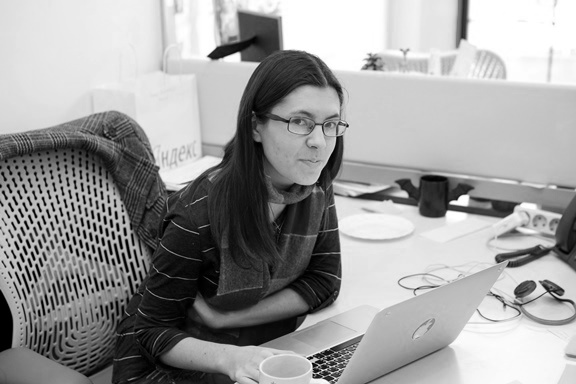
#> input picture Sonya_small.jpg, 576 x 384 px
$ jupyter execute --allow-errors 'HSE lab (SVD).ipynb'   (shell and % lines are left out)   (older library calls are emulated)
#> lines starting #> are read from the running program, lines starting #| are printed output that depends on the picture
# Лабораторная работа 3

## Сингулярное разложение и его приложения

Напомним, что сингулярным разложением (SVD, Singular value decomposition) матрицы $A$ размера $m\times n$ называется представление

$$A = U\Sigma V^T,$$

где $U$ --- ортогональная матрица размера $m\times m$, $V$ --- ортогональная матрица размера $n\times n$, $\Sigma = \mathrm{diag}(\sigma_1,\sigma_2,\sigma_3,\ldots)$ --- диагональная матрица размера $m\times n$, в которой $\sigma_1^2\geqslant\sigma_2\geqslant\ldots\geqslant0$.

На самом деле, требование, чтобы матрицы $U$ и $V$ были квадратными, избыточно. *Усечённым сингулярным разложением* мы будем называть разложение

$$A = U\Sigma V^T,$$

где $U$ --- ортогональная матрица размера $m\times k$, $V$ --- ортогональная матрица размера $k\times n$, $\Sigma$ --- диагональная матрица размера $k\times k$, причём $k = \min(m,n)$. Далее мы будем работать исключительно с усечённым разложением.

### Сжатие данных с помощью SVD = построение низкорангового приближения

Введём *норму Фробениуса* матрицы как

$$||A||_{frob} = \sqrt{\mathrm{tr}{A^TA}} = \sqrt{\sum\limits_{i,j}a^2_{i,j}}$$

Иными словами, это обычное евклидово расстояние на пространстве, которое получается, если все матрицы вытянуть в длинные векторы.

Зададимся вопросом: как найти матрицу $A_{(r)}$ ранга $r$, наименее отличающуюся от $A$ по норме Фробениуса (то есть для которой норма разности $||A - A_{(r)}||_{frob}$ минимальна). Оказывается, это можно сделать с помощью сингулярного разложения:

**Теорема.** Пусть $\Sigma_{(r)}$ - это матрица, полученная из $\Sigma$ заменой диагональных элементов $\sigma_{ii}$ ($i > r$) нулями, тогда $A_{(r)} = U\Sigma_{(r)}V^T$.

Это можно переписать и в более экономичном виде. Если

$$A = \underbrace{
\begin{pmatrix}
u_{11} & \ldots & u_{1k}\\
\vdots & & \vdots\\
u_{m1} & \ldots & u_{mk}
\end{pmatrix}}_{=U}\cdot\underbrace{{
\begin{pmatrix}
\sigma_{11} & &\\
 & \sigma_{22} & \\
 & & \ddots
\end{pmatrix}}
}_{=\Sigma}\cdot \underbrace{
\begin{pmatrix}
v_{11} & \ldots & v_{n1}\\
\vdots & & \vdots\\
v_{1k} & \ldots & v_{nk}
\end{pmatrix}}_{=V^T}$$

то

$$A_{(r)} = \underbrace{
\begin{pmatrix}
u_{11} & \ldots & u_{1r}\\
\vdots & & \vdots\\
u_{m1} & \ldots & u_{mr}
\end{pmatrix}}_{=U_r}\cdot\underbrace{{
\begin{pmatrix}
\sigma_{11} & &\\
 & \ddots & \\
 & & \sigma_{rr}
\end{pmatrix}}
}_{=\Sigma_r}\cdot \underbrace{
\begin{pmatrix}
v_{11} & \ldots & v_{n1}\\
\vdots & & \vdots\\
v_{1r} & \ldots & v_{nr}
\end{pmatrix}}_{=V^T_r}$$

При этом

$$||A - A_{r}||_{frob} = \sqrt{\sum\limits_{i\geqslant r+1} \sigma_{ii}^2}$$

Если сингулярные значения матрицы падают достаточно быстро (а в реальных задачах часто бывает именно так), то норма разности будет малой при сравнительно небольшом значении $r$.

На хранение исходной матрицы нам требовалось $m\times n$ памяти. Теперь же, если мы будем хранить отдельно $U_r$, $V_r$ и диагональные элементы $\Sigma_r$, затраты памяти составят $mr + nr + r = r(m + n + 1)$.

**Разложение на компоненты ранга 1**

Обозначим через $u_1,\ldots, u_k$ столбцы матрицы $U$, а через $v_1, \ldots, v_k$ столбцы матрицы $V$. Тогда имеет место равенство

$$A = u_1\sigma_{11}v_1^T + u_2\sigma_{22}v_2^T + u_3\sigma_{33}v_3^T + \ldots$$

Матрицу $u_k\sigma_{kk}v_k^T = \sigma_{kk}u_kv_k^T$ мы будем называть $k$-й компонентой ранга 1 матрицы $A$. Отметим, что слагаемые в этой сумме ортогональны относительно скалярного произведения $(X, Y) = \mathrm{tr}(X^TY)$ (порождающего норму Фробениуса).

Как нетрудно заметить,

$$A_{r} = \sigma_{11}u_1v_1^T + \sigma_{22}u_2v_2^T + \ldots + \sigma_{rr}u_rv_r^T$$

**Технические детали (SVD в Питоне)**

Есть несколько способов сделать в Питоне сингулярное разложение; мы пока предлагаем вам использовать

`import scipy.linalg.as sla`

`U, S, Vt = sla.svd(X, full_matrices=False)`

Обращаем ваше внимание на то, что `U, S, Vt` - это соответственно матрицы $U$, $\Sigma$ и $V^T$ (не забывайте про это $^T$). Параметр `full_matrices` отвечает за то, будет ли сингулярное разложение полным или усечённым.

### Задание 1. Сжатие данных с помощью SVD

Загрузите выложенную на странице курса фотографию.

[cell 1]
from PIL import Image
import scipy as sp
import numpy as np
from scipy import misc

img = sp.misc.imread(r'Sonya_small.jpg', mode='L') # это матрица из интенсивностей серого цвета; её уже можно подвергать SVD

Нарисуйте картинку:

[cell 2]
import pylab as plt

imgplot = plt.imshow(img, cmap='gray')

Постройте сингулярное разложение этой матрицы.

[cell 3]
from numpy.linalg import svd

U, S, VT = svd(img, full_matrices=True)
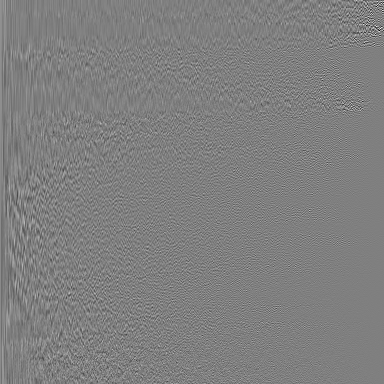
#> U: shape (384, 384) float64; min -0.517, max 0.515, mean 7.9e-05; drawn with min black and max white
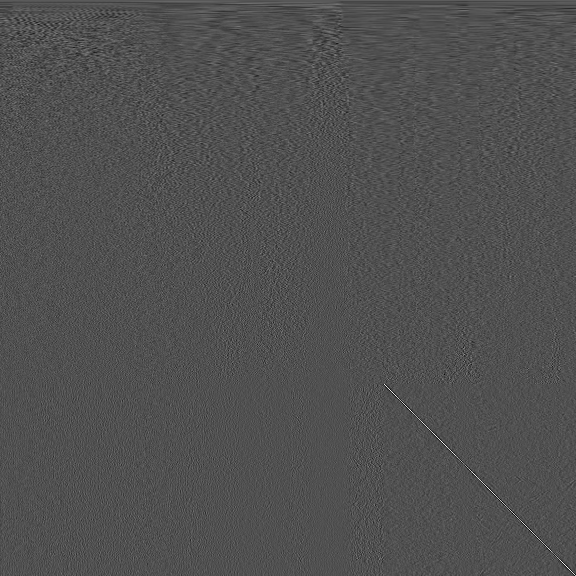
#> VT: shape (576, 576) float64; min -0.327, max 0.706, mean 9.2e-05; drawn with min black and max white
#> S = 384 values, max 77868.7 at index 0, min 2.14 at index 383, mean 717.7

Нарисуйте график диагональных элементов матрицы $\Sigma$:

[cell 4]
sigma = S
#> sigma has the same summary as S
plt.plot(sigma)
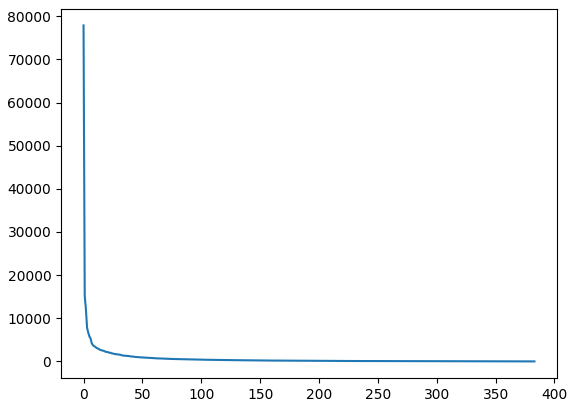
#> figure drawn by matplotlib, 1 panel; curve peaks at x = 0, y = 77868.7

Кажется, что они убывают достаточно быстро и есть надежда, что первые несколько компонент дадут картинку, близкую к исходной.

Визуализуйте первую компоненту ранга 1. Ожидали ли вы увидеть именно это? Почему?

Визуализуйте суммы компонент ранга 1 с первой по двадцатую, с первой по пятидесятую, с двадцатой по сотую, с двадцатой по последнюю. Сделайте выводы.

**Важно:** пожалуйста, сделайте это с помощью только матричных операций, без циклов, функций `map` и `reduce`, а также специальных функций, находящих суммы компонент.

[cell 5]
# Визуализация 1й компоненты
k0 = (S[0] * U[:, 0]).reshape(U.shape[0],1).dot(VT[0,:].reshape(1, VT.shape[1]))
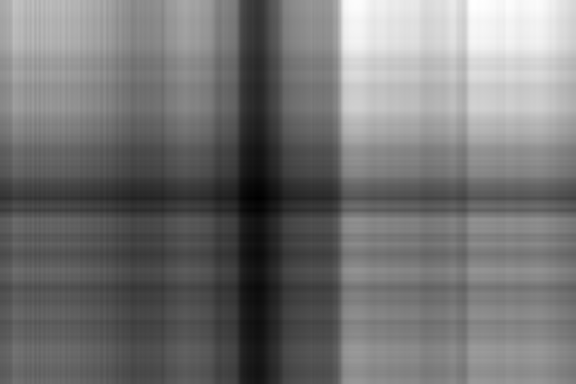
#> k0: shape (384, 576) float64; min 39.26, max 297, mean 157.4; drawn with min black and max white
plt.imshow(k0, cmap='gray')

Понятное дело ничего четкого я не ожидал увидеть, так как по графику видно, что первые 50 элементов диагонали достаточно больние, поэтому взяв только первую ничего классного мы не добьемся.

[cell 6]
# Визуаизация с 1й по 20ю

k19 = (S[:20] * U[:, :20]).dot(VT[:20,:])
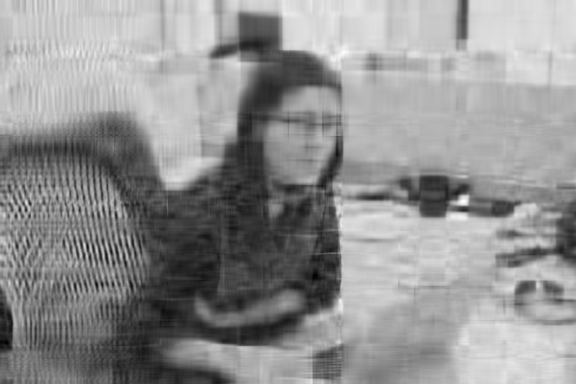
#> k19: shape (384, 576) float64; min -42.75, max 304.4, mean 156.5; drawn with min black and max white
plt.imshow(k19, cmap='gray')

[cell 7]
# Визуаизация с 1й по 50ю

k49 = (S[:50] * U[:, :50]).dot(VT[:50,:])
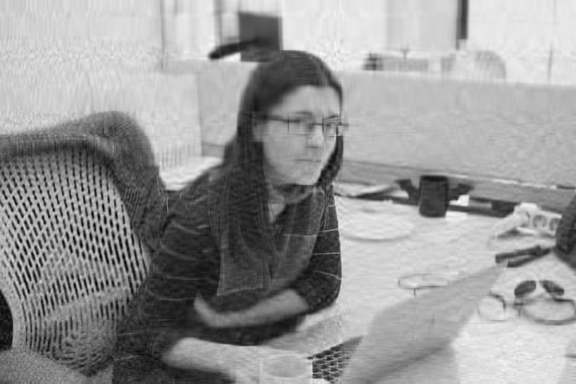
#> k49: shape (384, 576) float64; min -32.67, max 284.9, mean 156.5; drawn with min black and max white
plt.imshow(k49, cmap='gray')

[cell 8]
# Визуаизация с 20й по 100ю

k20100 = (S[19:100] * U[:, 19:100]).dot(VT[19:100,:])
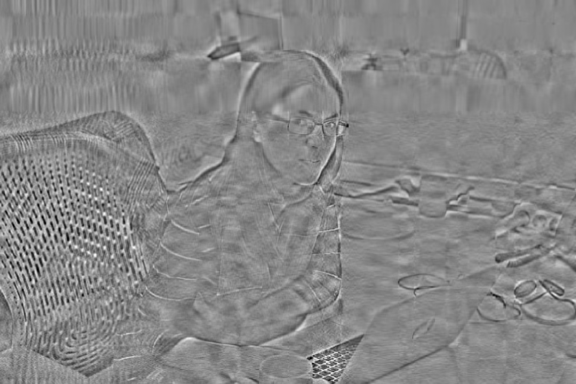
#> k20100: shape (384, 576) float64; min -157.4, max 139.1, mean 0; drawn with min black and max white
plt.imshow(k20100, cmap='gray')

[cell 9]
# Визуаизация с 20й по 100ю
r = min(U.shape[0],VT.shape[0])
k20inf = (S[19:r] * U[:, 19:r]).dot(VT[19:r,:])
plt.imshow(k20inf, cmap='gray')

Как вам кажется, сколько первых главных компонент нужно взять для достаточно хорошего восстановления исходного изображения? Во сколько раз меньше памяти потребуется для их хранения?

#> (a cell that did not finish here is left out)

[cell 11]
print('Было:', img.shape, '\nСтало:',S[:100].shape, '+',U[:, :100].shape, '+', VT[:100,:].shape)
#| Было: (384, 576)
#| Стало: (100,) + (384, 100) + (100, 576)

Если посмотрим на график, то можно заметить, что примерно с сотого элемента значения примерно одинаковые. Поэтому на качество сильно не повлияет. Размер уменьшился в $\dfrac{384\cdot576}{100\cdot(384+1+576)} = 2,3$

### Задание 2. Геометрия SVD. Визуализация данных с помощью SVD.

**Геометрический смысл SVD**

Допустим, что у нас есть выборка $x_1,\ldots,x_m\in\mathbb{R}^n$. Запишем её в матрицу объекты-признаки

$$X = \begin{pmatrix}
x_{11} & \ldots & x_{1n}\\
\vdots & & \vdots\\
x_{m1} & \ldots & x_{mn}
\end{pmatrix}$$

(строки - объекты, столбцы - признаки) и сделаем SVD-разложение: $X = U\Sigma V^T$. Его можно интерпретировать следующим образом:

$$X = U\Sigma\cdot V^T,$$

где $U\Sigma$ - это матрица объекты-признаки для тех же объектов, но в новых признаках, полученных из исходных с помощью линейного преобразования $V^T$ (напоминаем, что умножение на матрицу справа соответствует преобразованию столбцов). Попробуем понять, чем замечательны эти признаки.

Рассмотрим матрицу $X^TX = U\Sigma^2U^T$. Легко видеть, что это матрица Грама системы столбцов матрицы $X$; иными словами, в ней записаны скалярные произведения векторов различных признаков. Из лекций вы знаете, что $\sigma_1^2$, квадрат первого сингулярного числа, это наибольшее собственное значение матрицы $X^TX$, а $u_1$, первый столбец матрицы $U$, - это соответствующий собственный вектор. Можно показать, что

$$\sigma_1 = \mathrm{max}_{w}\frac{|Xw|}{|w|} = \mathrm{max}_{|w| = 1}\left(|Xw|\right),$$

Попробуем осознать физический смысл этой штуки. Напомним, что строки матрицы $X$ - это координаты объектов $x_1,\ldots,x_m$ в пространстве признаков. Произведение $Xw$ - это вектор из значений на тех же самых объектах некоторого нового признака, являющегося линейной комбинацией исходных с коэффициентами $w_1,\ldots,w_n$:

$Xw = w_1\begin{pmatrix} x_{11}\\ \ldots \\ x_{m1}
\end{pmatrix} + w_2\begin{pmatrix} x_{12}\\ \ldots \\ x_{m2}
\end{pmatrix} + \ldots + w_n\begin{pmatrix} x_{1n}\\ \ldots \\ x_{mn}
\end{pmatrix}$

Соответственно, $|Xw|^2$ - это квадрат длины вектора, составленного из значений нового признака.

Таким образом, первому сингулярному значению $\sigma_1$ отвечает такой признак, у которого сумма квадратов значений максимальна, то есть признак, принимающий, условно говоря, самые большие значения.

Резюмируя, мы можем сказать, что сингулярное разложение делает следующее:
- находит новый признак (новое направление) вдоль которого "дисперсия"$^1$ максимальна;
- в ортогональной ему плоскости находит признак, вдоль которого "дисперсия" максимальна;
- и так далее.

В задании 3.3 вы в этом убедитесь на конкретном примере.

---
$^1$ настоящая выборочная дисперсия с точностью до числового множителя была бы равна $|Xw - \overline{Xw}|^2$, где $\overline{Xw} = \frac1m\sum_{i=1}^m(Xw)_i$ - среднее значения признака.

**Визуализация данных с помощью SVD**

Выше мы обсудили, что первые из "новых признаков" - это признаки, значения которых, скажем так, наиболее разнообразны. Зачастую (хотя и не всегда) именно они несут в себе наиболее важные черты датасета. И если взять две-три первых, то датасет можно нарисовать и посмотреть на него - и, возможно, обнаружить какую-то структуру.

**Задание 2.1.** С помощью функции `dsklearn.datasets.load_digits()` загрузите датасет рукописных цифр [MNIST](http://yann.lecun.com/exdb/mnist/). В нём есть несколько атрибутов; вам сейчас будут нужны `digits.data` (`np.array`, строки которого - это вытянутые в одну строку значения пикселей) и `digits.target` (в них записаны соответствующие цифры).

[cell 12]
from sklearn import datasets

digits = datasets.load_digits()

print(digits.target[0])

plt.imshow(digits.data[0].reshape((8,8)))
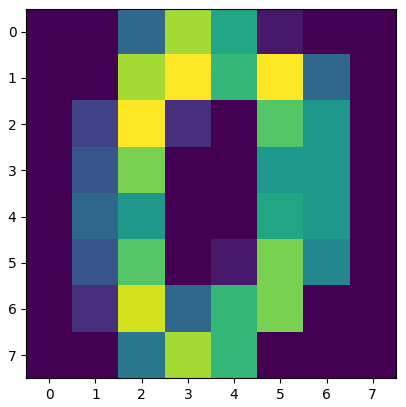
#> figure drawn by matplotlib, 1 panel

Примените к матрице `digits.target` сингулярное разложение.

Первые два столбца матрицы $U\Sigma$ - это проекция датасета на некоторую плоскость (объекты - это строки!). Нарисуйте на плоскости эти точки, покрасив различные цифры (0,1,2,...) в разные цвета. Получается ли какая-то структура?

[cell 13]
U, S, VT = svd(digits.data, full_matrices=True)

x = S[0] * U[:, 0]
y = S[1] * U[:, 1]
plt.scatter(x, y, c=digits.target, cmap="CMRmap", marker = '.')
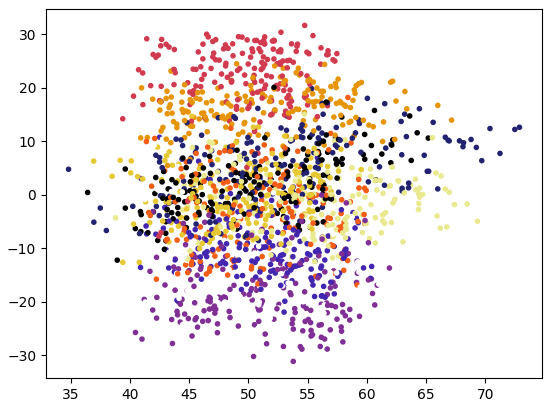
#> figure drawn by matplotlib, 1 panel

Если вы всё сделали правильно, то никакой структуры не должно было получиться:)

А всё потому, что мы не сделали одной важной вещи (почему она важна - мы с вами увидим в конце третьего задания). Теперь вычтите из каждого признака (т.е. из каждого столбца) его среднее значение, снова сделайте SVD и нарисуйте разноцветные точки.

[cell 14]
U, S, VT = svd(digits.data - digits.data.mean(axis=0), full_matrices=True)

x = S[0] * U[:, 0]
y = S[1] * U[:, 1]
plt.scatter(x, y, c=digits.target, cmap="CMRmap", marker = '.')
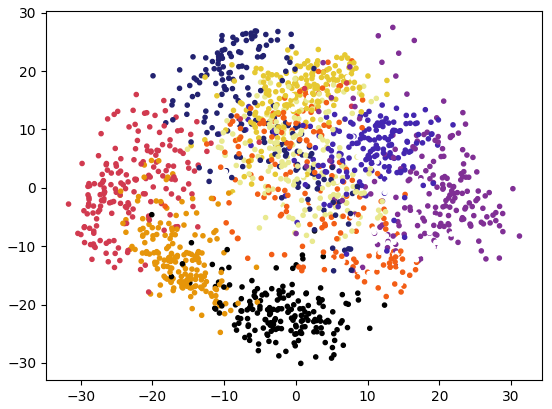
#> figure drawn by matplotlib, 1 panel

Теперь у вас должна была получиться красивая картинка!

**Задание 2.$\frac32^*$**. Сравните работу SVD с другим методом понижения размерности: [случайными гауссовскими проекциями](http://scikit-learn.org/stable/modules/generated/sklearn.random_projection.GaussianRandomProjection.html). Задание со звёздочкой и не про линейную алгебру, поэтому ничего не объясняем.

[cell 15]
from sklearn import random_projection

Gauss = random_projection.GaussianRandomProjection(2).fit_transform(digits.data, digits.target)
colors = ['gray', 'brown', 'orange', 'y', 'c', 'g', 'b', 'm', 'r', 'k'];

plt.scatter(Gauss[:, 0], Gauss[:, 1], c=digits.target, cmap='CMRmap', marker = '.')
#> (the rest of the program and of its run is left out)
